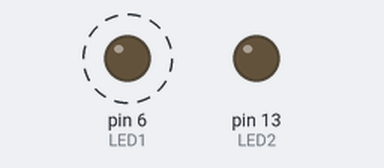
Recording of a sketch running on a simulated Arduino Uno, built with avr-gcc and run on an emulated ATmega328P. On the bench: output pins drawn as LEDs (lit = HIGH). Dashed ring = blinking.

Above: at 0.2 s.
At 3.7 s:
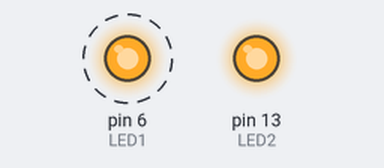
Timing chart, 0 to 5.2 s (numbered marks = the images above):
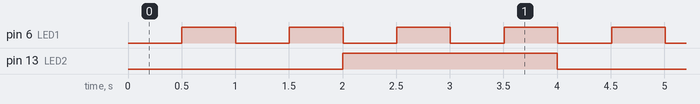

The sketch:

DoubleBlinkLed.ino
```cpp
// definisco due costanti letterali associati ai pin 6 e 13 digitali
#define LED1 6
#define LED2 13

/* definisco la struttura del led definita da
  - oldTime -> ultimo tempo letto con millis in cui è cambiato lo stato
  - interval -> intervallo in ms per il cambio stato.
  - status -> 0/1 acceso/spento
  - portOut -> intero che indica il pin associato al led.
*/
struct led{
  unsigned long oldTime;  // il tempo in cui è avvenuto il cambio di stato
  int interval;           // l'intervallo in ms tra uno scatto ed il successivo.
  int status;             // lo stato attuale 1/0
  int portOut;            // il numero del pin digiale associato
};

led l1; // dichiaro l1 e l2 strutturati e globali.
led l2;

/* Funzione che inizializza una struttura led con i relativi parametri
  @param led* riferimento alla struttura led
  @param int Intervallo di cambio stato
  @param int pin output associato
*/
void initLed(led *x, int _i, int _po){
  (*x).oldTime = millis();
  (*x).interval = _i;
  (*x).status = 0;
  (*x).portOut = _po;
}

/* Funzione per il check di una struttura led passata per riferimento
  @param led* Riferimento alla struttura led da utilizzare
*/
void checkStat(led *x){
  if(millis() - (*x).oldTime > (*x).interval){
    //Serial.print("Check...");
    if((*x).status == 1){
      digitalWrite((*x).portOut, LOW);
      (*x).status = 0;
      (*x).oldTime = millis();
    }
    else{
      digitalWrite((*x).portOut, HIGH);
      (*x).status = 1;
      (*x).oldTime = millis();
    }
  }
}

// SETUP INIZIALE
void setup() {
  Serial.begin(9600);
  pinMode(LED1, OUTPUT);  // definisco il modo operativo dei due PIN DIGITALI riservati ai led.
  pinMode(LED2, OUTPUT);

  initLed(&l1, 500, LED1);  // inizializzo le due strutture led con valore di intervallo e pin associato.
  initLed(&l2, 2000, LED2);
}

// LOOP PROGRAM
void loop() {
  checkStat(&l1);   // ad ogni loop richiama la funzione check sui led e in base all'intervallo impostato cambia lo stato del led.
  checkStat(&l2);
}
```

Measured:
- by itself, pin 6 (LED1): alternates HIGH for 0.50 s and LOW for 0.50 s
- by itself, pin 13 (LED2): alternates HIGH for 2.0 s and LOW for 2.0 s
- by itself, everything shown: repeats every 4.0 s, in 10 steps
